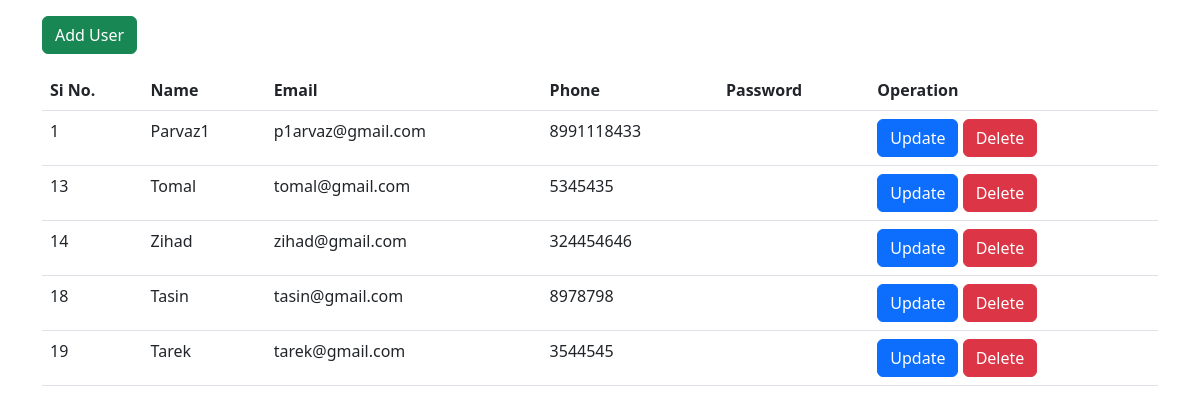
Screenshot of /phpcrup/crudshow.php with the database file from the repository.
### tables this page shows
CREATE TABLE `crud` (
  `id` int(11) NOT NULL,
  `name` varchar(100) NOT NULL,
  `email` varchar(255) NOT NULL,
  `phone` varchar(20) NOT NULL,
  `place` varchar(255) NOT NULL
);

### phpcrup/crudshow.php (the view, shortened to what this page needs)
<?php
include('connection.php');
?>
<!doctype html>
<html lang="en">
  <head>
    <link href="https://cdn.jsdelivr.net/npm/bootstrap@5.2.3/dist/css/bootstrap.min.css" rel="stylesheet">
  </head>
  <body>
    <div class="container mt-3">
      <a href="user.php" class="btn btn-success mb-3">Add User</a>
      <table class="table">
  <thead>
    <tr>
      <th scope="col">Si No.</th>
      <th scope="col">Name</th>
      <th scope="col">Email</th>
      <th scope="col">Phone</th>
      <th scope="col">Password</th>
      <th scope="col" >Operation</th>
    </tr>
  </thead>
  <tbody>
    <?php
  $select = "SELECT * FROM crud";
  $result = mysqli_query($conn, $select);
  if($result){
    while($row=mysqli_fetch_assoc($result)){
      $id = $row['id'];
      $name = $row['name'];
      $email = $row['email'];
      $phone = $row['phone'];
      $password = $row['password'];
      echo '<tr>
      <td>'.$id.'</td>
      <td>'.$name.'</td>
      <td>'.$email.'</td>
      <td>'.$phone.'</td>
      <td>'.$password.'</td>
      <td>
        <a href="update.php?updateid='.$id.'" class="btn btn-primary">Update</a>
        <a href="crudshow.php?deleteId='.$id.'" class="btn btn-danger">Delete</a>
      </td>
      </tr>';
    }
  }
?>
  </tbody>
</table>
    </div>
  </body>
</html>

### rows the page displays
crud: id "1", name "Parvaz1", email "p1arvaz@gmail.com", phone "8991118433"
crud: id "13", name "Tomal", email "tomal@gmail.com", phone "5345435"
crud: id "14", name "Zihad", email "zihad@gmail.com", phone "324454646"
crud: id "18", name "Tasin", email "tasin@gmail.com", phone "8978798"
crud: id "19", name "Tarek", email "tarek@gmail.com", phone "3544545"
